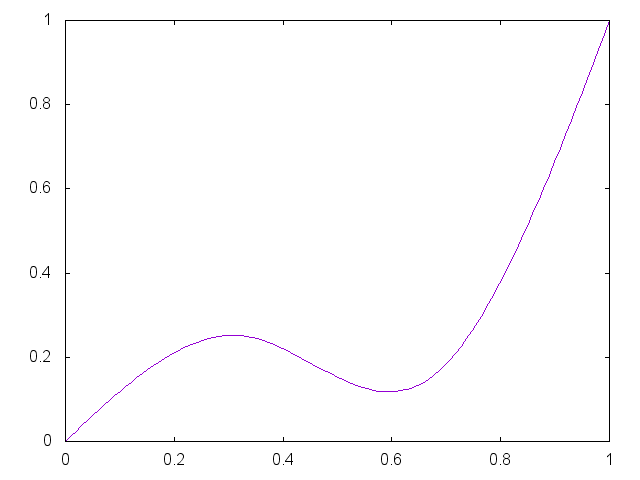

Here is the gnuplot script that generated this plot:


set term png

set output "generate/static/generate/csplines-0.25-0.15.png"
plot '-' smooth csplines notitle
0 0
0.33 0.25
0.67 0.15 
1 1
e

reset;
